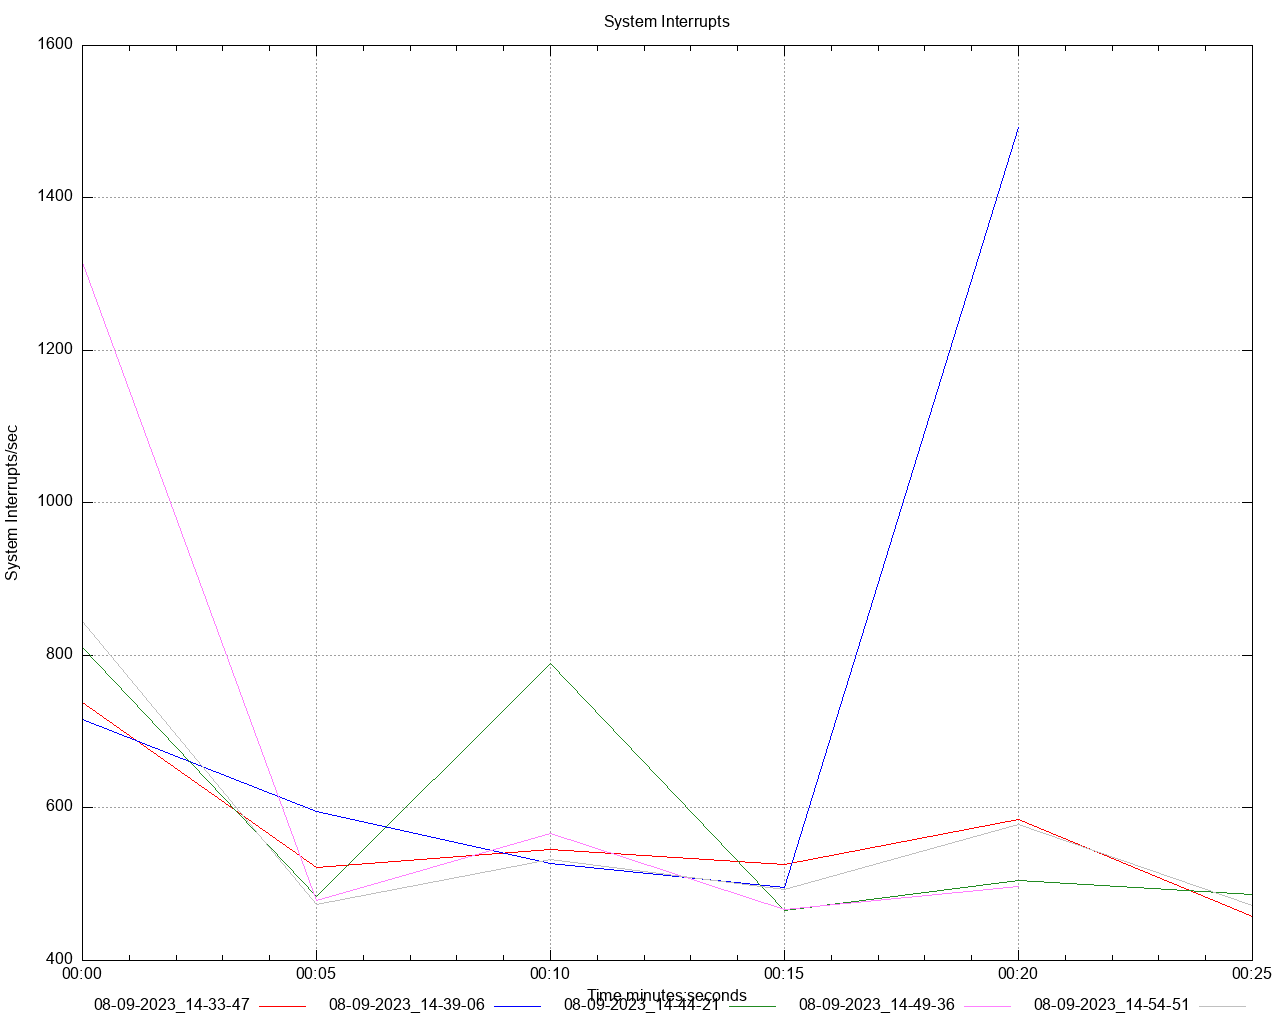

Write the gnuplot code that produced this figure.
set title 'System Interrupts' noenhanced
set style data lines
set datafile separator ","
set terminal png size 1280,1024
set grid
set key below
set xdata time
set timefmt "%s"
offset = 0
t0(x)=(offset=($0==0) ? x : offset, x - offset)
set xlabel 'Time minutes:seconds'
set ylabel 'System Interrupts/sec'
set output '/Users/gbarnett/git/hazelcast-simulator/atomiclong-3node-member/atomicreference/dstat/system_interrupts_A6.png'
plot \
   '/Users/gbarnett/git/hazelcast-simulator/atomiclong-3node-member/atomicreference/data/system_interrupts_A6_1.data' using (t0(timecolumn(1))):2 title "08-09-2023_14-33-47" noenhanced lt rgb "red", \
   '/Users/gbarnett/git/hazelcast-simulator/atomiclong-3node-member/atomicreference/data/system_interrupts_A6_2.data' using (t0(timecolumn(1))):2 title "08-09-2023_14-39-06" noenhanced lt rgb "blue", \
   '/Users/gbarnett/git/hazelcast-simulator/atomiclong-3node-member/atomicreference/data/system_interrupts_A6_3.data' using (t0(timecolumn(1))):2 title "08-09-2023_14-44-21" noenhanced lt rgb "forest-green", \
   '/Users/gbarnett/git/hazelcast-simulator/atomiclong-3node-member/atomicreference/data/system_interrupts_A6_4.data' using (t0(timecolumn(1))):2 title "08-09-2023_14-49-36" noenhanced lt rgb "orchid", \
   '/Users/gbarnett/git/hazelcast-simulator/atomiclong-3node-member/atomicreference/data/system_interrupts_A6_5.data' using (t0(timecolumn(1))):2 title "08-09-2023_14-54-51" noenhanced lt rgb "grey", \
